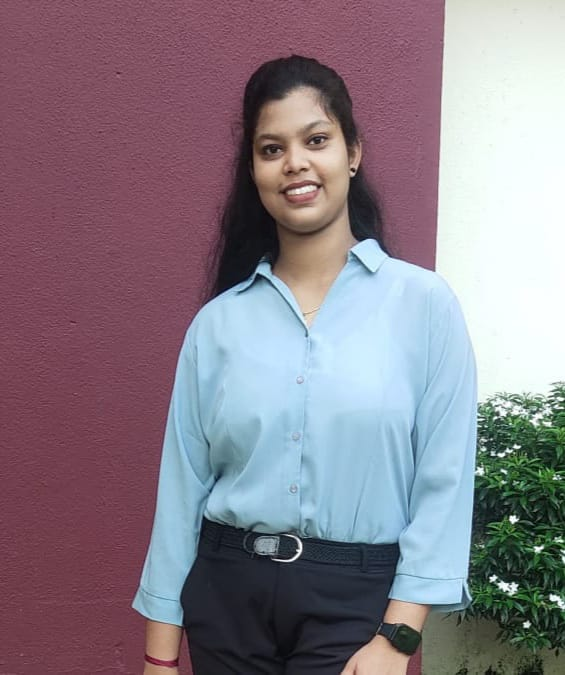
#> input picture picc.jpg, 565 x 675 px
$ python face.py
#> lines starting #> are read from the running program, lines starting #| are printed output that depends on the picture; after the words box and inside, x2 and y2 are one past the last pixel; in counts of white or black regions, pixels touching at a corner belong together
import cv2
imagePath = 'picc.jpg'
img = cv2.imread("picc.jpg")
#> img is the input picture: shape (675, 565, 3); mean B, G, R 135.3, 125.4, 136
gray_image = cv2.cvtColor(img, cv2.COLOR_BGR2GRAY)
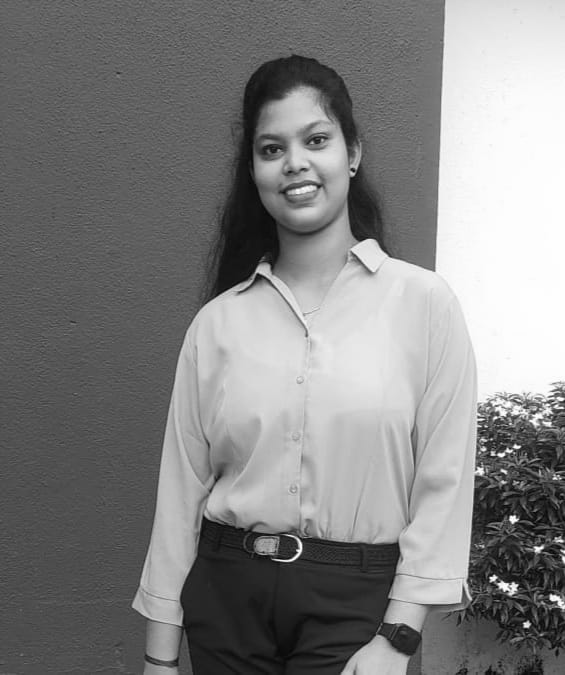
#> gray_image: shape (675, 565); min 3, max 254, mean 129.6
face_classifier = cv2.CascadeClassifier(
    cv2.data.haarcascades + "haarcascade_frontalface_default.xml"
)
face = face_classifier.detectMultiScale(
    gray_image, scaleFactor=1.1, minNeighbors=5, minSize=(40, 40)
)
#> face = [[238, 96, 124, 124]]
for (x, y, w, h) in face:
    cv2.rectangle(img, (x, y), (x + w, y + h), (0, 255, 0), 4)
#> this loop made 1 pass
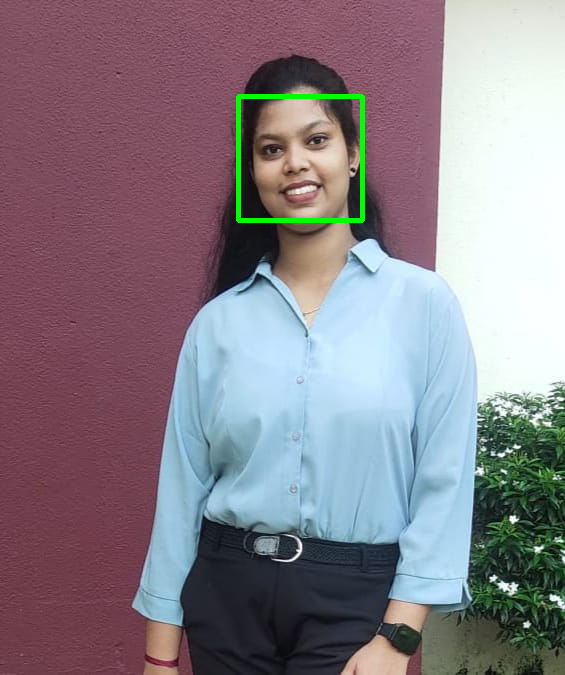
#> img: shape (675, 565, 3); 0.65% of pixels changed, all inside (x1, y1, x2, y2) = (236, 94, 365, 223)
img_rgb = cv2.cvtColor(img, cv2.COLOR_BGR2RGB)
cv2.imshow("output",img_rgb)
cv2.waitKey(0)
